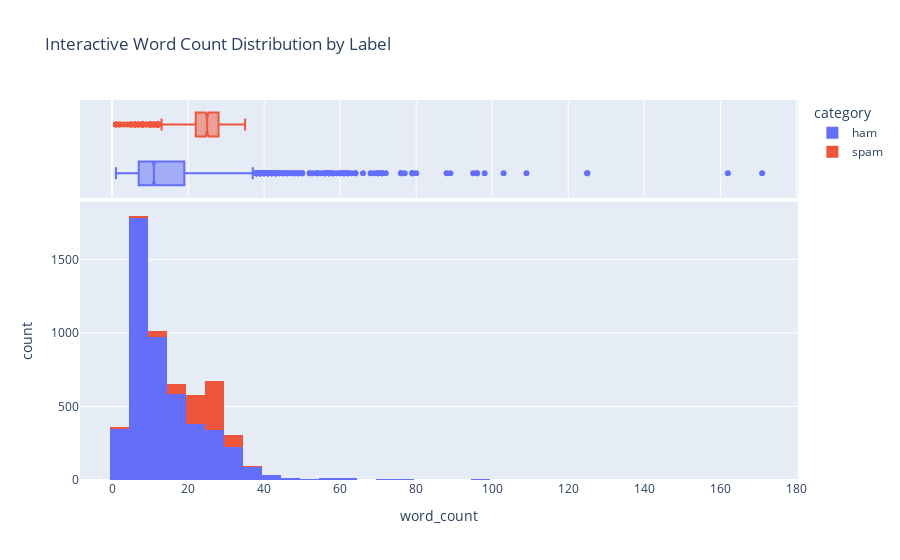

The cell this chart's notebook holds for it:
### Code cell
import plotly.express as px
fig = px.histogram(df, x='word_count', color=label_col, nbins=40,
                   title='Interactive Word Count Distribution by Label', marginal='box')
fig.show()

### Figure 1 — Plotly figure (JSON) as saved in the notebook; plotly's stock layout.template omitted (floating-point values rounded to 4 significant figures; data arrays with more than 128 entries replaced by an {"elided": "..."} marker saying what was removed)
{"data": [{"bingroup": "x", "hovertemplate": "category=ham<br>word_count=%{x}<br>count=%{y}<extra></extra>", "legendgroup": "ham", "marker": {"color": "#636efa", "pattern": {"shape": ""}}, "name": "ham", "nbinsx": 40, "orientation": "v", "showlegend": true, "type": "histogram", "x": {"elided": "4825 int values"}, "xaxis": "x", "yaxis": "y"}, {"hovertemplate": "category=ham<br>word_count=%{x}<extra></extra>", "legendgroup": "ham", "marker": {"color": "#636efa"}, "name": "ham", "notched": true, "showlegend": false, "type": "box", "x": {"elided": "4825 int values"}, "xaxis": "x2", "yaxis": "y2"}, {"bingroup": "x", "hovertemplate": "category=spam<br>word_count=%{x}<br>count=%{y}<extra></extra>", "legendgroup": "spam", "marker": {"color": "#EF553B", "pattern": {"shape": ""}}, "name": "spam", "nbinsx": 40, "orientation": "v", "showlegend": true, "type": "histogram", "x": {"elided": "747 int values"}, "xaxis": "x", "yaxis": "y"}, {"hovertemplate": "category=spam<br>word_count=%{x}<extra></extra>", "legendgroup": "spam", "marker": {"color": "#EF553B"}, "name": "spam", "notched": true, "showlegend": false, "type": "box", "x": {"elided": "747 int values"}, "xaxis": "x2", "yaxis": "y2"}], "layout": {"barmode": "relative", "legend": {"title": {"text": "category"}, "tracegroupgap": 0}, "title": {"text": "Interactive Word Count Distribution by Label"}, "xaxis": {"anchor": "y", "domain": [0, 1], "title": {"text": "word_count"}}, "xaxis2": {"anchor": "y2", "domain": [0, 1], "matches": "x", "showgrid": true, "showticklabels": false}, "yaxis": {"anchor": "x", "domain": [0, 0.7326], "title": {"text": "count"}}, "yaxis2": {"anchor": "x2", "domain": [0.7426, 1], "matches": "y2", "showgrid": false, "showline": false, "showticklabels": false, "ticks": ""}}}
